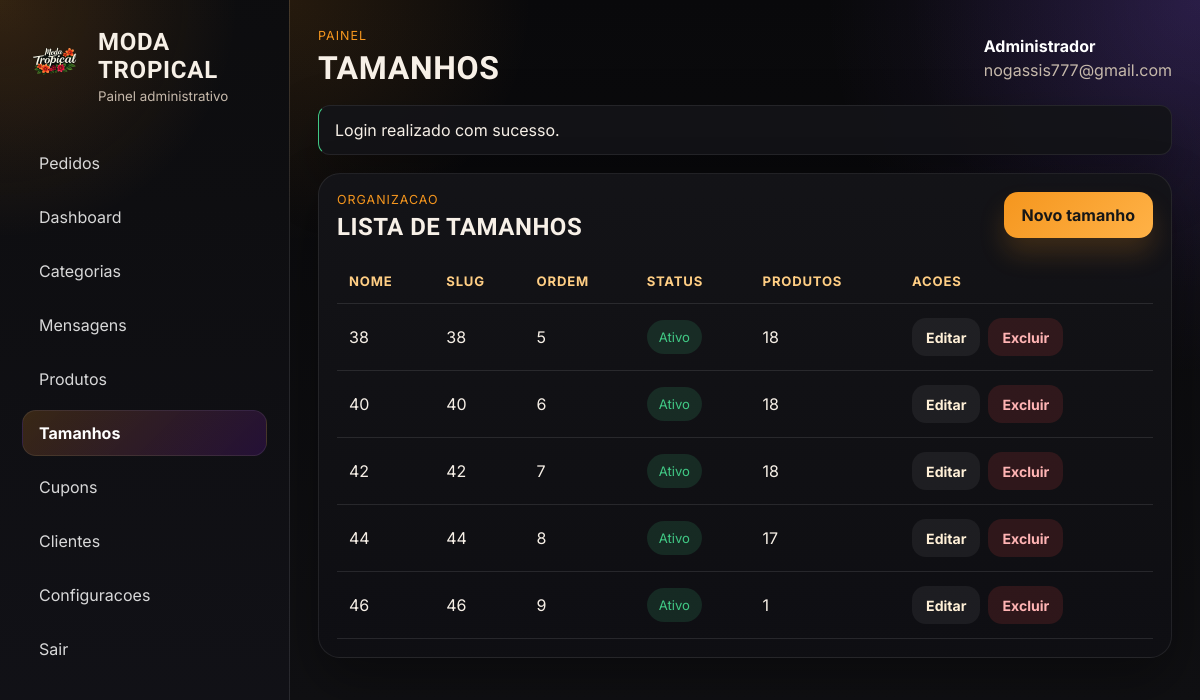
/admin/sabores.php (signed in), run on the app's committed database.
### tables this page shows
CREATE TABLE `configuracoes` (
  `id` int(10) unsigned NOT NULL AUTO_INCREMENT,
  `nome_estabelecimento` varchar(160) NOT NULL,
  `descricao_loja` text DEFAULT NULL,
  `logo` varchar(255) DEFAULT NULL,
  `telefone_whatsapp` varchar(30) DEFAULT NULL,
  `endereco` varchar(255) DEFAULT NULL,
  `horario_funcionamento` varchar(255) DEFAULT NULL,
  `cor_primaria` varchar(20) NOT NULL DEFAULT '#4d137a',
  `cor_secundaria` varchar(20) NOT NULL DEFAULT '#7f56d9',
  `criado_em` timestamp NOT NULL DEFAULT current_timestamp(),
  PRIMARY KEY (`id`)
);

CREATE TABLE `sabores` (
  `id` int(10) unsigned NOT NULL AUTO_INCREMENT,
  `nome` varchar(120) NOT NULL,
  `slug` varchar(140) NOT NULL,
  `ordem` int(11) NOT NULL DEFAULT 0,
  `ativo` tinyint(1) NOT NULL DEFAULT 1,
  `criado_em` timestamp NOT NULL DEFAULT current_timestamp(),
  PRIMARY KEY (`id`),
  UNIQUE KEY `slug` (`slug`)
);

### includes/functions.php (called while the page is built, shortened)
<?php
function app_url(string $path = ''): string
{
    $baseUrl = rtrim(APP_URL, '/');
    return ($baseUrl !== '' ? $baseUrl : '') . '/' . ltrim($path, '/');
}
function asset_url(string $path): string
{
    $normalizedPath = ltrim($path, '/');
    $absolutePath = BASE_PATH . '/' . str_replace('/', DIRECTORY_SEPARATOR, $normalizedPath);
    $url = app_url($normalizedPath);
    $version = filemtime($absolutePath);
    return $url . '?v=' . rawurlencode((string) $version);
}
function e(?string $value): string
{
    return htmlspecialchars((string) $value, ENT_QUOTES, 'UTF-8');
}
function pull_flashes(): array
{
    $messages = $_SESSION['flash_messages'] ?? [];
    return $messages;
}
function fetch_store_settings(): array
{
    $statement = db()->query('SELECT * FROM configuracoes ORDER BY id ASC LIMIT 1');
    $settings = $statement->fetch() ?: [
        'nome_estabelecimento' => 'Sua Loja',
        'descricao_loja' => 'Atualize as configuracoes da loja no painel administrativo.',
        'logo' => '',
        'telefone_whatsapp' => '',
        'endereco' => '',
        'horario_funcionamento' => '',
        'cor_primaria' => '#D97A6C',
        'cor_secundaria' => '#97B39B',
    ];
    return $settings;
}
function admin_nav_active(string $currentPage, string $expectedPage): string
{
    return $currentPage === $expectedPage ? 'is-active' : '';
}

### config/database.php (called while the page is built, shortened)
<?php
function db(): PDO
{
    static $pdo = null;
    if ($pdo instanceof PDO) {
        return $pdo;
    }
    $dsn = sprintf(
        'mysql:host=%s;port=%s;dbname=%s;charset=%s',
        DB_HOST,
        DB_PORT,
        DB_NAME,
        DB_CHARSET
    );
    $options = [
        PDO::ATTR_ERRMODE => PDO::ERRMODE_EXCEPTION,
        PDO::ATTR_DEFAULT_FETCH_MODE => PDO::FETCH_ASSOC,
        PDO::ATTR_EMULATE_PREPARES => false,
    ];
    try {
        $pdo = new PDO($dsn, DB_USER, DB_PASS, $options);
    } catch (PDOException $exception) {
        http_response_code(500);
        exit('Falha ao conectar ao banco de dados. Verifique o arquivo config/database.php e a importacao do SQL.');
    }
    return $pdo;
}

### includes/auth.php (called while the page is built, shortened)
<?php
function is_admin_logged_in(): bool
{
    return !empty($_SESSION['admin_id']);
}
function current_admin(): ?array
{
    static $admin = null;
    if ($admin !== null) {
        return $admin;
    }
    $statement = db()->prepare('SELECT id, nome, email, criado_em FROM admins WHERE id = :id LIMIT 1');
    $statement->execute(['id' => (int) $_SESSION['admin_id']]);
    $admin = $statement->fetch() ?: null;
    return $admin;
}
function require_admin_auth(): void
{
    if (current_admin() === null) {
        logout_admin();
        set_flash('error', 'Faca login para acessar o painel.');
        redirect('admin/login.php');
    }
}

### admin/sabores.php (the view, shortened to what this page needs)
<?php
require_admin_auth();
$currentAdminPage = 'sabores';
$pageTitle = 'Tamanhos';
$flavors = db()->query(
    'SELECT s.*,
            (SELECT COUNT(*) FROM produto_sabores ps WHERE ps.sabor_id = s.id) AS total_produtos
     FROM sabores s
     ORDER BY s.ordem ASC, s.nome ASC'
)->fetchAll();
require BASE_PATH . '/includes/admin_header.php';
?>
<section class="panel-card">
    <div class="panel-card__header">
        <div>
            <p class="panel-card__eyebrow">organizacao</p>
            <h2>Lista de tamanhos</h2>
        </div>
        <a class="button button--primary" href="<?= e(app_url('admin/tamanho_form.php')); ?>">Novo tamanho</a>
    </div>
    <div class="table-wrap">
        <table class="admin-table">
            <thead>
                <tr>
                    <th>Nome</th>
                    <th>Slug</th>
                    <th>Ordem</th>
                    <th>Status</th>
                    <th>Produtos</th>
                    <th>Acoes</th>
                </tr>
            </thead>
            <tbody>
                <?php foreach ($flavors as $flavor): ?>
                    <tr>
                        <td><?= e($flavor['nome']); ?></td>
                        <td><?= e($flavor['slug']); ?></td>
                        <td><?= e((string) $flavor['ordem']); ?></td>
                        <td>
                            <span class="status-pill <?= (int) $flavor['ativo'] === 1 ? 'status-pill--success' : 'status-pill--neutral'; ?>">
                                <?= (int) $flavor['ativo'] === 1 ? 'Ativo' : 'Inativo'; ?>
                            </span>
                        </td>
                        <td><?= e((string) $flavor['total_produtos']); ?></td>
                        <td>
                            <div class="table-actions">
                                <a class="button button--ghost button--small" href="<?= e(app_url('admin/tamanho_form.php?id=' . $flavor['id'])); ?>">Editar</a>
                                <form method="post" onsubmit="return confirm('Excluir este tamanho? Os produtos continuam cadastrados e apenas perdem esse vinculo.');">
                                    <button class="button button--danger button--small" type="submit">Excluir</button>
                                </form>
                            </div>
                        </td>
                    </tr>
                <?php endforeach; ?>
            </tbody>
        </table>
    </div>
</section>
<?php require BASE_PATH . '/includes/admin_footer.php'; ?>

### includes/admin_header.php (shortened to what this page needs)
<?php
$storeSettings = fetch_store_settings();
$pageTitle = $pageTitle ?? 'Painel Administrativo';
$currentAdminPage = $currentAdminPage ?? '';
$admin = current_admin();
$flashes = pull_flashes();
?>
<!DOCTYPE html>
<html lang="pt-BR">
<head>
    <link rel="stylesheet" href="<?= e(asset_url('assets/css/admin.css')); ?>">
</head>
<body class="admin-body">
    <div class="admin-shell">
        <aside class="admin-sidebar" id="admin-sidebar" data-admin-sidebar>
            <div class="admin-sidebar__header">
                <a class="admin-brand admin-brand--sidebar" href="<?= e(app_url('admin/index.php')); ?>">
                    <?php if (!empty($storeSettings['logo'])): ?>
                        <span class="admin-brand__logo">
                            <img src="<?= e(app_url($storeSettings['logo'])); ?>" alt="Logo da loja">
                        </span>
                    <?php else: ?>
                        <span class="admin-brand__badge">CD</span>
                    <?php endif; ?>
                    <div>
                        <strong><?= e($storeSettings['nome_estabelecimento'] ?? 'Sua Loja'); ?></strong>
                        <small>Painel administrativo</small>
                    </div>
                </a>
            </div>
            <nav class="admin-nav">
                <a data-admin-nav-link class="<?= e(admin_nav_active($currentAdminPage, 'pedidos')); ?>" href="<?= e(app_url('admin/pedidos.php')); ?>">Pedidos</a>
                <a data-admin-nav-link class="<?= e(admin_nav_active($currentAdminPage, 'dashboard')); ?>" href="<?= e(app_url('admin/index.php')); ?>">Dashboard</a>
                <a data-admin-nav-link class="<?= e(admin_nav_active($currentAdminPage, 'categorias')); ?>" href="<?= e(app_url('admin/categorias.php')); ?>">Categorias</a>
                <a data-admin-nav-link class="<?= e(admin_nav_active($currentAdminPage, 'mensagens')); ?>" href="<?= e(app_url('admin/mensagens.php')); ?>">Mensagens</a>
                <a data-admin-nav-link class="<?= e(admin_nav_active($currentAdminPage, 'produtos')); ?>" href="<?= e(app_url('admin/produtos.php')); ?>">Produtos</a>
                <a data-admin-nav-link class="<?= e(admin_nav_active($currentAdminPage, 'sabores')); ?>" href="<?= e(app_url('admin/tamanhos.php')); ?>">Tamanhos</a>
                <a data-admin-nav-link class="<?= e(admin_nav_active($currentAdminPage, 'cupons')); ?>" href="<?= e(app_url('admin/cupons.php')); ?>">Cupons</a>
                <a data-admin-nav-link class="<?= e(admin_nav_active($currentAdminPage, 'clientes')); ?>" href="<?= e(app_url('admin/clientes.php')); ?>">Clientes</a>
                <a data-admin-nav-link class="<?= e(admin_nav_active($currentAdminPage, 'configuracoes')); ?>" href="<?= e(app_url('admin/configuracoes.php')); ?>">Configuracoes</a>
                <a data-admin-nav-link href="<?= e(app_url('admin/logout.php')); ?>">Sair</a>
            </nav>
        </aside>
        <main class="admin-main">
            <header class="admin-topbar">
                <div>
                    <p class="admin-topbar__eyebrow">Painel</p>
                    <h1><?= e($pageTitle); ?></h1>
                </div>
                <div class="admin-user">
                    <strong><?= e($admin['nome'] ?? 'Administrador'); ?></strong>
                    <span><?= e($admin['email'] ?? ''); ?></span>
                </div>
            </header>
            <?php if ($flashes): ?>
                <div class="flash-stack flash-stack--admin">
                    <?php foreach ($flashes as $flash): ?>
                        <div class="flash flash--<?= e($flash['type']); ?>"><?= e($flash['message']); ?></div>
                    <?php endforeach; ?>
                </div>
            <?php endif; ?>

### data on the page
configuracoes: logo (picture), nome_estabelecimento "MODA TROPICAL"
sabores: nome "38", slug "38", ordem "5", ativo "Ativo", total_produtos "18"
sabores: nome "40", slug "40", ordem "6", ativo "Ativo", total_produtos "18"
sabores: nome "42", slug "42", ordem "7", ativo "Ativo", total_produtos "18"
sabores: nome "44", slug "44", ordem "8", ativo "Ativo", total_produtos "17"
sabores: nome "46", slug "46", ordem "9", ativo "Ativo", total_produtos "1"

### other printed values
$pageTitle "TAMANHOS"
$admin['nome'] "Administrador"
$admin['email'] "nogassis777@gmail.com"
$flash['message'] "Login realizado com sucesso."
